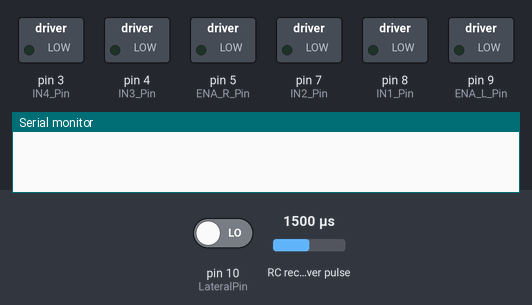
This sketch was run on a simulated Arduino Uno, built with avr-gcc and run on an emulated ATmega328P. Shown: switched loads named in the sketch (green lamp = pin HIGH), the last lines printed to the serial monitor. Wiring (inferred from the names in the program): RC receiver channel: data pin 11. The inputs (shaded band) are chosen by the test bench; at power-on: pin 10 (LateralPin) LOW, RC receiver pulse 1500 µs.

Above: at 0.1 s.
At 1.1 s:
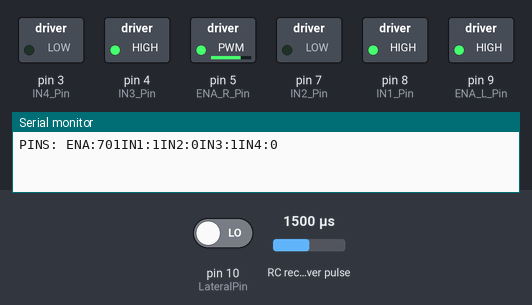
Timing chart, 0 to 2.6 s (numbered marks = the images above):
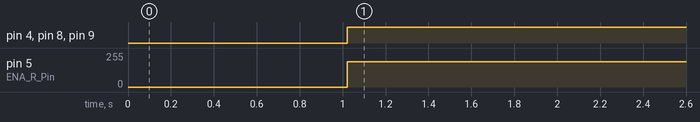

The sketch:

cheetah_ball_control_teaspoon.ino
```cpp
#define NONE 0
#define GRAPH 1
#define PRINT_STATE 2
#define PINS 3
#define SIGNAL 4
const int DEBUG_MODE = PINS;

// these should match the pins the Lateral and throttle are connected to from the RC Reciever.
const int LateralPin = 10;
const int ThrottlePin = 11;

// these should match the output pins to the L293 H-Bridge Motor Driver.
const int ENA_L_Pin = 9;
const int IN1_Pin = 8;
const int IN2_Pin = 7;
const int ENA_R_Pin = 5;
const int IN3_Pin = 4;
const int IN4_Pin = 3;

// these variables will change depending on the width of the pulses sent by the receiver
unsigned long ThrottlePulse;
unsigned long LateralPulse;

// these variables will change from 0-255 depending on the strength of the pulse
int ThrottleMappedPulse;
int LateralMappedPulse;

// determine the total strength of the PWM signals
int ThrottleMotivation = 0;
int LateralMotivation = 0;
int Speed = 0;

// these variables will change depending on the forwards-backwards / left-right direction of the command
int ThrottleInterpretedState;
int LateralInterpretedState;

// robot current state (see #define for value meaning)
int RobotState;

// state variable definitions
#define STATIONARY 0
#define LEFT 1
#define RIGHT 2
#define FORWARDS 3
#define BACKWARDS 4

const int MIN_PULSE = 900UL;
const int MAX_PULSE = 2100UL;

// this is just gonna hang out at 0 to make graphing easier
const int static_variable = 0;

// these need to be figured out experimentally based on seeing what the range on these pulse widths is
const int Throttle_Duration_Max = 2090;
const int Throttle_Duration_Min = 1119;
const int Lateral_Duration_Max = 1879;
const int Lateral_Duration_Min = 879;
const int pulse_period = 20;

void setup() {
  // put your setup code here, to run once:
  pinMode(ThrottlePin, INPUT);
  pinMode(LateralPin, INPUT);

  pinMode(ENA_L_Pin, OUTPUT);
  pinMode(IN1_Pin, OUTPUT);
  pinMode(IN2_Pin, OUTPUT);
  pinMode(ENA_R_Pin, OUTPUT);
  pinMode(IN3_Pin, OUTPUT);
  pinMode(IN4_Pin, OUTPUT);

  Serial.begin(9600);
}


byte GetPWM(byte pin) {
  unsigned long highTime = pulseIn(pin, HIGH, 21000UL);  // 21 millisecond timeout
  unsigned long lowTime = pulseIn(pin, LOW, 21000UL);    // 21 millisecond timeout

  // pulseIn() returns zero on timeout
  if (highTime == 0 || lowTime == 0)
    return digitalRead(pin) ? 100 : 0;  // HIGH == 100%,  LOW = 0%

  return (100 * highTime) / (highTime + lowTime);  // highTime as percentage of total cycle time
}

void loop() {

  // put your main code here, to run repeatedly:
  // LateralState and ThrottleState are the pulse widths measured from the reciever signal pins
  unsigned long newLateralPulse = pulseIn(LateralPin, HIGH);
  unsigned long newThrottlePulse = pulseIn(ThrottlePin, HIGH);

  if (newLateralPulse < Lateral_Duration_Max && newLateralPulse > Lateral_Duration_Min)
    LateralPulse = newLateralPulse;
  if (newThrottlePulse < Throttle_Duration_Max && newThrottlePulse > Throttle_Duration_Min)
    ThrottlePulse = newThrottlePulse;

  // map those pulse widths to a scale from 0-255 to determine the LED brightness
  LateralMappedPulse = map(LateralPulse, Lateral_Duration_Min, Lateral_Duration_Max, 0, 255);
  ThrottleMappedPulse = map(ThrottlePulse, Throttle_Duration_Min, Throttle_Duration_Max, 0, 255);

  // turn it into more of an absolute magnitude from 1-127 in either direction
  // weird shit happens if LateralMappedPulse = 127 but thats ok because it triggers (Motivation < 20) in the next step and gets labeled stationary
  LateralMotivation = ((abs(LateralMappedPulse - 127)) * 2) - 1;
  ThrottleMotivation = (abs(ThrottleMappedPulse - 127) * 2) - 1;

  // determine direction of lateral and throttle based on whether the mapped pulse is big, and if so whether its greater than or less than 127
  // there is a 'dead zone' here of 20 motivation in either direction that lets the robot stay stationary when the joystick is basically near the center.
  // we may want to adjust this later depending on how responsive this feels.-------------------------------------------------------------------------------------------------------------------------------------------------------------------------------------------------------------------------------------------------------------------------------------------------------------------------------------------------------------------------------------------------------------------------------------------------------------------------------------------------------------------------------------------------------------------------------------------------------------------------------------------------------------------------------------------------------------------------------------------------------------------------------------------------------------------------------------------------------------------------------------------------------------------------------------------------------------------------------------------------------------------------------------------------------------------------------------------------------------------------------------------------------------------------------------------------------------------------------------------------------------------------------------------------------------------------------------------------------------------------------------------------------------------------------------------------------------------------------------------------------------------------------------------------------------------------------------------------------------------------------------------------------------------------------------------------------------------
  if (LateralMotivation < 20) {
    LateralInterpretedState = STATIONARY;
  } else if (LateralMappedPulse > 127) {
    LateralInterpretedState = RIGHT;
  } else if (LateralMappedPulse < 127) {
    LateralInterpretedState = LEFT;
  }

  if (ThrottleMotivation < 20) {
    ThrottleInterpretedState = STATIONARY;
  } else if (ThrottleMappedPulse > 127) {
    ThrottleInterpretedState = BACKWARDS;
  } else if (ThrottleMappedPulse < 127) {
    ThrottleInterpretedState = FORWARDS;
  }


  // Determine Robot State -- decide whether 'turning' or 'forwards/backwards' wins

  if (ThrottleMotivation > LateralMotivation) {
    RobotState = ThrottleInterpretedState;
    Speed = ThrottleMotivation;
  } else if (LateralMotivation > ThrottleMotivation) {
    RobotState = LateralInterpretedState;
    Speed = LateralMotivation;
  } else {
    RobotState = STATIONARY;
    Speed = 0;
  }

  // Determine Motor State based on Robot State
  if (RobotState == LEFT) {
    // do motor forwards stuff with the hbridge
    analogWrite(ENA_L_Pin, Speed);
    analogWrite(ENA_R_Pin, Speed);
    digitalWrite(IN1_Pin, HIGH);
    digitalWrite(IN2_Pin, LOW);
    digitalWrite(IN3_Pin, HIGH);
    digitalWrite(IN4_Pin, LOW);
  } else if (RobotState == RIGHT) {
    // do motor backwards stuff with the hbridge
    analogWrite(ENA_L_Pin, Speed);
    analogWrite(ENA_R_Pin, Speed);
    digitalWrite(IN1_Pin, LOW);
    digitalWrite(IN2_Pin, HIGH);
    digitalWrite(IN3_Pin, LOW);
    digitalWrite(IN4_Pin, HIGH);
  } else if (RobotState == BACKWARDS) {
    // do motor left stuff with the hbridge
    analogWrite(ENA_L_Pin, Speed);
    analogWrite(ENA_R_Pin, Speed);
    digitalWrite(IN1_Pin, HIGH);
    digitalWrite(IN2_Pin, LOW);
    digitalWrite(IN3_Pin, LOW);
    digitalWrite(IN4_Pin, HIGH);
  } else if (RobotState == FORWARDS) {
    // do motor right stuff with the hbridge
    analogWrite(ENA_L_Pin, Speed);
    analogWrite(ENA_R_Pin, Speed);
    digitalWrite(IN1_Pin, LOW);
    digitalWrite(IN2_Pin, HIGH);
    digitalWrite(IN3_Pin, HIGH);
    digitalWrite(IN4_Pin, LOW);
  } else {
    // do motor stationary stuff
    digitalWrite(IN1_Pin, LOW);
    digitalWrite(IN2_Pin, LOW);
    digitalWrite(IN3_Pin, LOW);
    digitalWrite(IN4_Pin, LOW);
  };

  // serial.print step for debugging and graphing
  if (DEBUG_MODE == GRAPH) {
    Serial.print("LateralMappedPulse:");
    Serial.print(LateralMappedPulse);
    Serial.print(",");
    Serial.print("ThrottleMappedPulse:");
    Serial.print(ThrottleMappedPulse);
    Serial.print(",");
    Serial.print("lateral_motivation:");
    Serial.print(LateralMotivation);
    Serial.print(",");
    Serial.print("throttle_motivation:");
    Serial.print(ThrottleMotivation);
    Serial.print(",");
    Serial.print("robot_state:");
    Serial.print(RobotState);
    Serial.print(",");
    Serial.println("");
  } else if (DEBUG_MODE == PRINT_STATE) {
    Serial.print("Robot State: ");
    if (RobotState == FORWARDS) {
      Serial.print("FORWARDS");
    } else if (RobotState == BACKWARDS) {
      Serial.print("BACKWARDS");
    } else if (RobotState == LEFT) {
      Serial.print("LEFT");
    } else if (RobotState == RIGHT) {
      Serial.print("RIGHT");
    } else if (RobotState == STATIONARY) {
      Serial.print("STATIONARY");
    }
    Serial.println("");
  } else if (DEBUG_MODE == PINS) {
    Serial.print("PINS: ");
    Serial.print("ENA:");
    Serial.print(Speed);
    Serial.print("IN1:");
    Serial.print(digitalRead(IN1_Pin));
    Serial.print("IN2:");
    Serial.print(digitalRead(IN2_Pin));
    Serial.print("IN3:");
    Serial.print(digitalRead(IN3_Pin));
    Serial.print("IN4:");
    Serial.print(digitalRead(IN4_Pin));
    Serial.println("");
  } else if (DEBUG_MODE == SIGNAL) {
    Serial.print("SIGNAL STATE: ");
    Serial.print("LateralPulse:");
    Serial.print(LateralPulse);
    Serial.print("newLateralPulse:");
    Serial.print(newLateralPulse);
    Serial.print("LateralMappedPulse:");
    Serial.print(LateralMappedPulse);
    Serial.print("LateralMotivation:");
    Serial.print(LateralMotivation);
    Serial.println("");
  }
  delay(100);
}
```

Measured:
- by itself, pin 4 (IN3_Pin), pin 8 (IN1_Pin), pin 9 (ENA_L_Pin): LOW → HIGH at 1.0 s
- by itself, pin 5 (ENA_R_Pin): 0/255 → 189/255 at 1.0 s
